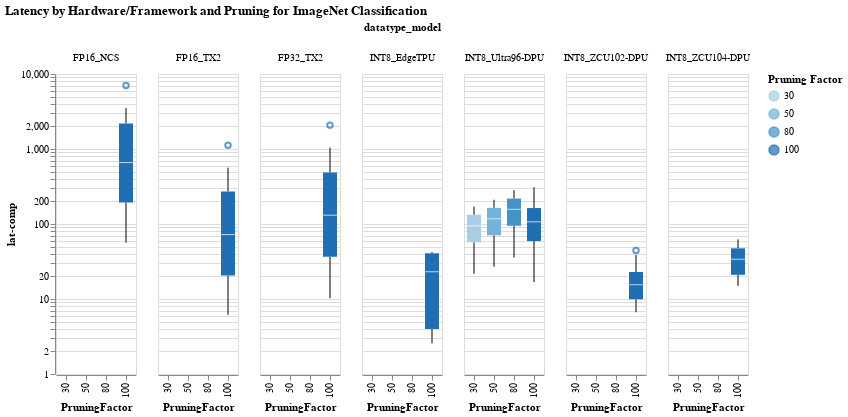

Notebook code cell kept with this figure:
### Markdown cell above
### Boxplots

### Code cell
#hide_input 
#%run scripts/altair_plots.py  #run the plot script if it wasn't previously run
boxplot(df=imagenet_df, xaxis='PruningFactor', yaxis="lat-comp", color_col= 'PruningFactor', facet_column='datatype_model' , title="Latency by Hardware/Framework and Pruning for ImageNet Classification")
